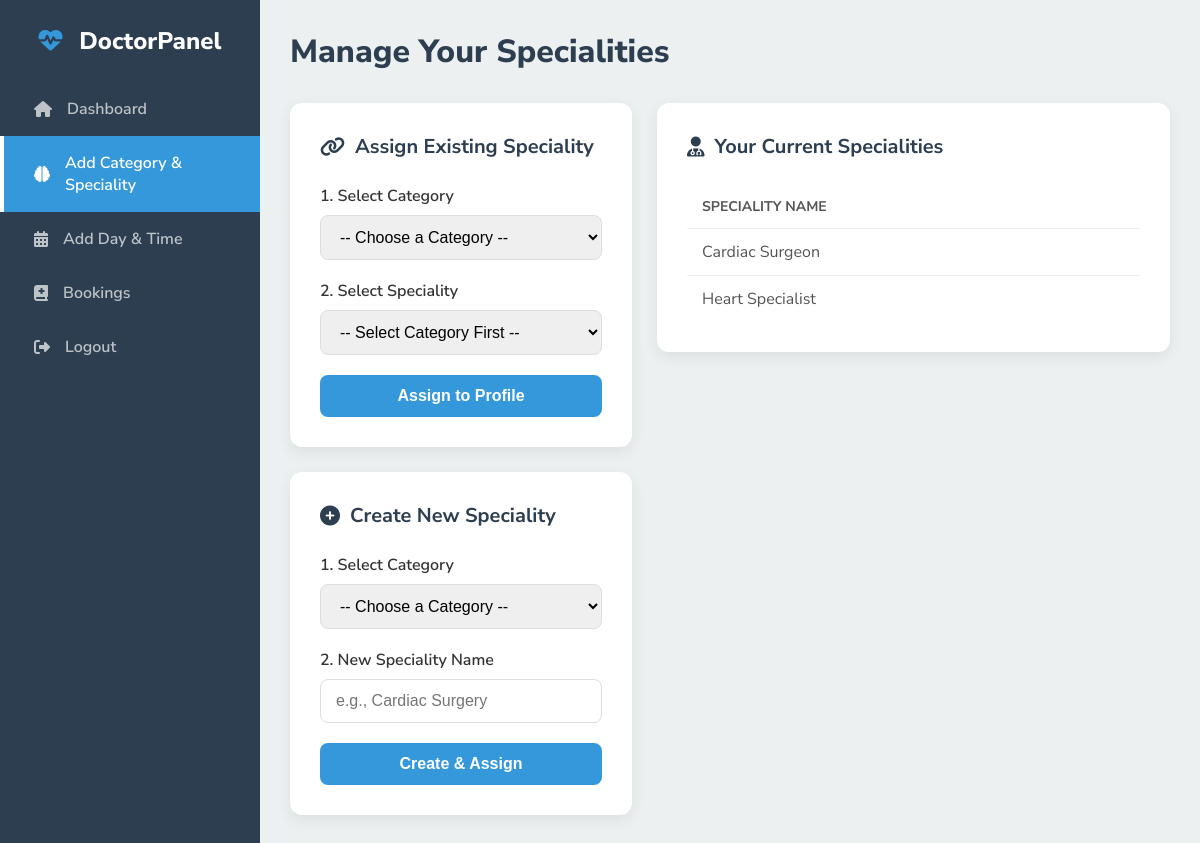
Page /MINI_PHP/add_speciality.php (signed in) on the committed database.
### tables this page shows
CREATE TABLE `speciality` (
  `id` int(11) NOT NULL,
  `category_id` int(11) DEFAULT 0,
  `doctor_speciality` varchar(225) DEFAULT '',
  `created_at` timestamp NOT NULL DEFAULT current_timestamp(),
  `updated_at` timestamp NOT NULL DEFAULT current_timestamp() ON UPDATE current_timestamp()
);

### MINI_PHP/add_speciality.php (the view, shortened to what this page needs)
<?php
include("config.php");
$doctor_id = $_SESSION['doctor_id'];
$doctor_specialities_result = mysqli_query($conn, "SELECT s.doctor_speciality
    FROM doctor_speciality ds
    JOIN speciality s ON ds.speciality_id = s.id
    WHERE ds.doctor_id = '$doctor_id'
    ORDER BY s.doctor_speciality ASC");
?>
<!DOCTYPE html>
<html lang="en">
<head>
    <link rel="stylesheet" href="https://cdnjs.cloudflare.com/ajax/libs/font-awesome/6.4.0/css/all.min.css">
</head>
<body>
    <div class="sidebar">
        <div class="sidebar-header">
            <i class="fas fa-heart-pulse"></i> <span>DoctorPanel</span>
        </div>
        <nav class="sidebar-nav">
            <a href="doctor_dashboard.php"><i class="fas fa-home"></i> <span>Dashboard</span></a>
            <a href="add_speciality.php" class="active"><i class="fas fa-brain"></i> <span>Add Category & Speciality</span></a>
            <a href="add_day_time.php"><i class="fas fa-calendar-alt"></i> <span>Add Day & Time</span></a>
            <a href="booking.php"><i class="fas fa-book-medical"></i> <span>Bookings</span></a>
            <a href="logout.php"><i class="fas fa-sign-out-alt"></i> <span>Logout</span></a>
        </nav>
    </div>
    <main class="main-content">
        <header class="header">
            <h1>Manage Your Specialities</h1>
        </header>
        <div class="content-grid">
            <div class="forms-column">
                <div class="card">
                    <h2 class="card-header"><i class="fas fa-link"></i> Assign Existing Speciality</h2>
                    <form method="post">
                        <div class="form-group">
                            <label for="assign_category_id">1. Select Category</label>
                            <select id="assign_category_id" name="category_id_for_assign" class="form-control" required>
                                <option value="">-- Choose a Category --</option>
                            </select>
                        </div>
                        <div class="form-group">
                            <label for="assign_speciality_id">2. Select Speciality</label>
                            <select id="assign_speciality_id" name="speciality_id" class="form-control" required>
                                <option value="">-- Select Category First --</option>
                            </select>
                        </div>
                        <button type="submit" name="assign_speciality" class="btn btn-submit">Assign to Profile</button>
                    </form>
                </div>
                <div class="card" style="margin-top: 25px;">
                    <h2 class="card-header"><i class="fas fa-plus-circle"></i> Create New Speciality</h2>
                    <form method="post">
                        <div class="form-group">
                            <label for="create_category_id">1. Select Category</label>
                            <select id="create_category_id" name="category_id" class="form-control" required>
                                <option value="">-- Choose a Category --</option>
                            </select>
                        </div>
                        <div class="form-group">
                            <label for="doctor_speciality">2. New Speciality Name</label>
                            <input type="text" id="doctor_speciality" name="doctor_speciality" class="form-control" placeholder="e.g., Cardiac Surgery" required>
                        </div>
                        <button type="submit" name="create_new_speciality" class="btn btn-submit">Create & Assign</button>
                    </form>
                </div>
            </div>
            <div class="card">
                <h2 class="card-header"><i class="fas fa-user-md"></i> Your Current Specialities</h2>
                <table class="data-table">
                    <thead>
                        <tr>
                            <th>Speciality Name</th>
                        </tr>
                    </thead>
                    <tbody>
                        <?php if (mysqli_num_rows($doctor_specialities_result) > 0): ?>
                            <?php while ($spec = mysqli_fetch_assoc($doctor_specialities_result)): ?>
                                <tr>
                                    <td><?php echo htmlspecialchars($spec['doctor_speciality']); ?></td>
                                </tr>
                            <?php endwhile; ?>
                        <?php else: ?>
                            <tr>
                                <td style="text-align: center;">You have not added any specialities yet.</td>
                            </tr>
                        <?php endif; ?>
                    </tbody>
                </table>
            </div>
        </div>
    </main>
</body>
</html>

### MINI_PHP/add_speciality.php (style rules this page uses)
:root { --primary-color: #3498db; --secondary-color: #2c3e50; --background-color: #ecf0f1; --card-background: #ffffff; --text-color: #555; --heading-color: var(--secondary-color); --border-radius: 12px; --card-shadow: 0 5px 15px rgba(0, 0, 0, 0.07); }
body { font-family: 'Nunito Sans', sans-serif; margin: 0; background-color: var(--background-color); color: var(--text-color); display: flex; }
.sidebar { width: 260px; background: var(--secondary-color); color: #fff; position: fixed; height: 100%; padding-top: 25px; }
.sidebar-header { text-align: center; padding-bottom: 25px; font-size: 24px; font-weight: 800; }
.sidebar-header i { margin-right: 10px; color: var(--primary-color); }
.sidebar-nav a { display: flex; align-items: center; gap: 15px; padding: 16px 30px; text-decoration: none; color: #bdc3c7; font-weight: 600; font-size: 16px; border-left: 4px solid transparent; transition: all 0.3s ease; }
.sidebar-nav a.active { background-color: var(--primary-color); color: #fff; border-left: 4px solid #fff; }
.main-content { margin-left: 260px; width: calc(100% - 260px); padding: 30px; }
.header h1 { font-size: 32px; font-weight: 800; color: var(--heading-color); margin: 0 0 30px 0; }
.content-grid { display: grid; grid-template-columns: 1fr 1.5fr; gap: 25px; align-items: flex-start; }
.card { background-color: var(--card-background); border-radius: var(--border-radius); padding: 30px; box-shadow: var(--card-shadow); }
.card-header { font-size: 20px; font-weight: 700; color: var(--heading-color); margin-top: 0; margin-bottom: 25px; display: flex; align-items: center; gap: 10px; }
.form-group { margin-bottom: 20px; }
.form-group label { display: block; font-weight: 600; margin-bottom: 8px; color: #333; }
.form-control { width: 100%; padding: 12px 15px; font-size: 16px; border-radius: 8px; border: 1px solid #ddd; transition: border-color 0.3s, box-shadow 0.3s; box-sizing: border-box; }
.btn { width: 100%; padding: 12px 15px; font-size: 16px; font-weight: 700; border-radius: 8px; border: none; color: #fff; cursor: pointer; transition: background-color 0.3s, transform 0.2s; }
.btn-submit { background-color: var(--primary-color); }
.data-table { width: 100%; border-collapse: collapse; }
.data-table th, .data-table td { padding: 12px 15px; text-align: left; border-bottom: 1px solid #ecf0f1; }
.data-table th { font-size: 14px; font-weight: 700; text-transform: uppercase; }
.data-table tr:last-child td { border-bottom: none; }

### rows in the picture
speciality: doctor_speciality "Cardiac Surgeon"
speciality: doctor_speciality "Heart Specialist"
